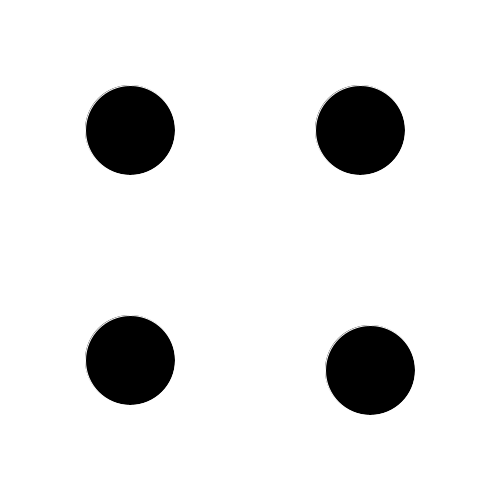
Frame 1 (no input)
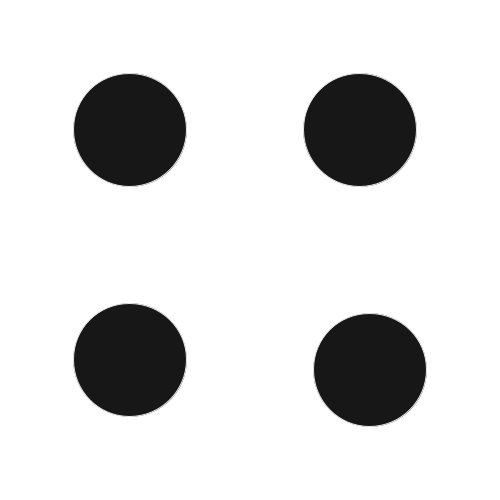
Frame 60 (the mouse pressed at the canvas centre just before this capture)
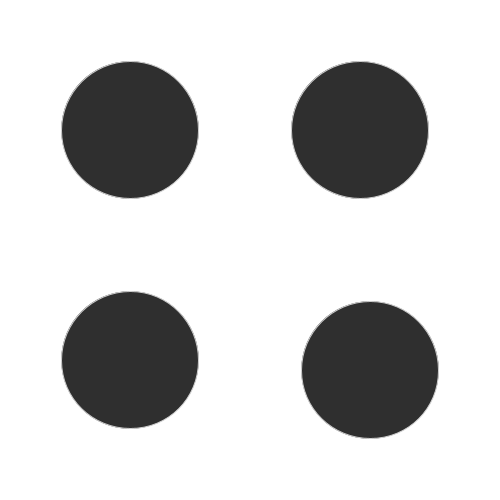
Frame 120 (the mouse held since frame 60 and released just before this capture)

The Processing sketch that drew these frames (run headless with seeded random() and noise(); from frame 60 on, the mouse is pressed at the canvas centre):

// Processing sketch: sketch_190504c
// ── sketch_190504c.pde
float kreisX=130;
float kreisY=130;
float kreisB=90;
float kreisH=90;
float kreisLinie=255;
float kreisFarbe=0;
float hintergrundFarbe=255;
float aenderung=0.4;

float kreisD=370;
float kreisE=370;
float kreisA=90;
float kreisC=90;
float kreisLinie1=255;
float kreisFarbe1=0;
float hintergrundFarbe1=255;
float aenderung1=0.4;

float kreisF=360;
float kreisG=130;
float kreisK=90;
float kreisL=90;
float kreisLinie2=255;
float kreisFarbe2=0;
float hintergrundFarbe2=255;
float aenderung2=0.4; 

float kreisN=130;
float kreisI=360;
float kreisJ=90;
float kreisM=90;
float kreisLinie3=255;
float kreisFarbe3=0;
float hintergrundFarbe3=255;
float aenderung3=0.4; 

void setup(){
  size(500, 500);
  frameRate(120);
}

void draw(){
  background(hintergrundFarbe);
  stroke(kreisLinie);
  fill(kreisFarbe);
  ellipse(kreisX, kreisY, kreisB, kreisH);
  ellipse(kreisD, kreisE, kreisA, kreisC);
  ellipse(kreisF, kreisG, kreisK, kreisL);
   ellipse(kreisN, kreisI, kreisJ, kreisM);
   
   kreisB=kreisB+aenderung;
  kreisH=kreisH+aenderung;
  kreisLinie=kreisLinie-aenderung;
  kreisFarbe=kreisFarbe+aenderung;
 
  kreisA=kreisA+aenderung;
  kreisC=kreisC+aenderung;
  kreisLinie1=kreisLinie1-aenderung;
  kreisFarbe1=kreisFarbe1+aenderung;
  
 
  kreisK=kreisK+aenderung;
  kreisL=kreisL+aenderung;
  kreisLinie2=kreisLinie2-aenderung;
  kreisFarbe2=kreisFarbe2+aenderung;

  kreisJ=kreisJ+aenderung;
  kreisM=kreisM+aenderung;
  kreisLinie3=kreisLinie3-aenderung;
  kreisFarbe3=kreisFarbe3+aenderung;
}
